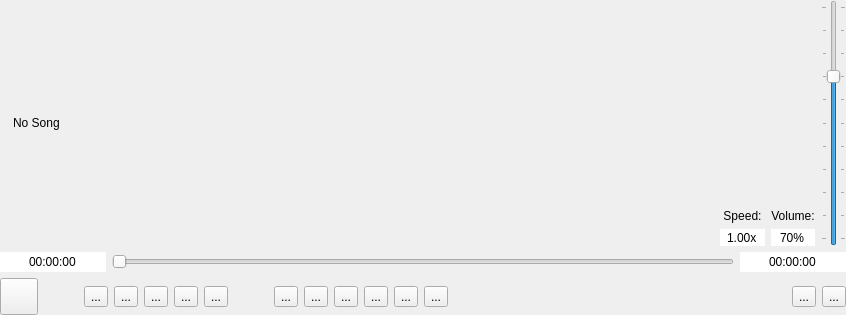
<?xml version="1.0" encoding="UTF-8"?>
<ui version="4.0">
 <class>MediaPlayerWidget</class>
 <widget class="QWidget" name="MediaPlayerWidget">
  <property name="geometry">
   <rect>
    <x>0</x>
    <y>0</y>
    <width>846</width>
    <height>315</height>
   </rect>
  </property>
  <property name="windowTitle">
   <string>Form</string>
  </property>
  <layout class="QVBoxLayout" name="verticalLayout_3">
   <property name="leftMargin">
    <number>0</number>
   </property>
   <property name="topMargin">
    <number>0</number>
   </property>
   <property name="rightMargin">
    <number>0</number>
   </property>
   <property name="bottomMargin">
    <number>0</number>
   </property>
   <item>
    <layout class="QHBoxLayout" name="horizontalLayout_2" stretch="0,0,1,0,0,0">
     <item>
      <widget class="QLabel" name="coverImageLabel">
       <property name="maximumSize">
        <size>
         <width>100</width>
         <height>100</height>
        </size>
       </property>
       <property name="text">
        <string/>
       </property>
       <property name="pixmap">
        <pixmap resource="icons.qrc">:/images/icons/Blank_CD_icon.png</pixmap>
       </property>
       <property name="scaledContents">
        <bool>true</bool>
       </property>
      </widget>
     </item>
     <item>
      <widget class="QLabel" name="infoLabel">
       <property name="text">
        <string>No Song</string>
       </property>
       <property name="alignment">
        <set>Qt::AlignLeading|Qt::AlignLeft|Qt::AlignVCenter</set>
       </property>
      </widget>
     </item>
     <item>
      <spacer name="horizontalSpacer">
       <property name="orientation">
        <enum>Qt::Horizontal</enum>
       </property>
       <property name="sizeHint" stdset="0">
        <size>
         <width>40</width>
         <height>20</height>
        </size>
       </property>
      </spacer>
     </item>
     <item>
      <layout class="QVBoxLayout" name="verticalLayout" stretch="1,0,0">
       <item>
        <widget class="QLabel" name="label_3">
         <property name="text">
          <string/>
         </property>
         <property name="pixmap">
          <pixmap resource="icons.qrc">:/images/icons/icons8-speed-30.png</pixmap>
         </property>
         <property name="alignment">
          <set>Qt::AlignCenter</set>
         </property>
        </widget>
       </item>
       <item>
        <widget class="QLabel" name="label">
         <property name="text">
          <string>Speed:</string>
         </property>
         <property name="alignment">
          <set>Qt::AlignCenter</set>
         </property>
        </widget>
       </item>
       <item>
        <widget class="QDoubleSpinBox" name="speedSpinBox">
         <property name="frame">
          <bool>false</bool>
         </property>
         <property name="alignment">
          <set>Qt::AlignCenter</set>
         </property>
         <property name="buttonSymbols">
          <enum>QAbstractSpinBox::NoButtons</enum>
         </property>
         <property name="suffix">
          <string>x</string>
         </property>
         <property name="minimum">
          <double>-10.000000000000000</double>
         </property>
         <property name="maximum">
          <double>10.000000000000000</double>
         </property>
         <property name="singleStep">
          <double>0.500000000000000</double>
         </property>
         <property name="value">
          <double>1.000000000000000</double>
         </property>
        </widget>
       </item>
      </layout>
     </item>
     <item>
      <layout class="QVBoxLayout" name="verticalLayout_2" stretch="1,0,0">
       <item>
        <widget class="QLabel" name="volumeIcon">
         <property name="text">
          <string/>
         </property>
         <property name="pixmap">
          <pixmap resource="icons.qrc">:/images/icons/icons8-voice-30.png</pixmap>
         </property>
         <property name="scaledContents">
          <bool>false</bool>
         </property>
         <property name="alignment">
          <set>Qt::AlignCenter</set>
         </property>
        </widget>
       </item>
       <item>
        <widget class="QLabel" name="label_2">
         <property name="text">
          <string>Volume:</string>
         </property>
         <property name="alignment">
          <set>Qt::AlignCenter</set>
         </property>
        </widget>
       </item>
       <item>
        <widget class="QSpinBox" name="volumeSpinBox">
         <property name="frame">
          <bool>false</bool>
         </property>
         <property name="alignment">
          <set>Qt::AlignCenter</set>
         </property>
         <property name="readOnly">
          <bool>true</bool>
         </property>
         <property name="buttonSymbols">
          <enum>QAbstractSpinBox::NoButtons</enum>
         </property>
         <property name="suffix">
          <string>%</string>
         </property>
         <property name="maximum">
          <number>100</number>
         </property>
         <property name="value">
          <number>70</number>
         </property>
        </widget>
       </item>
      </layout>
     </item>
     <item>
      <widget class="QSlider" name="volumeSlider">
       <property name="maximum">
        <number>100</number>
       </property>
       <property name="value">
        <number>70</number>
       </property>
       <property name="orientation">
        <enum>Qt::Vertical</enum>
       </property>
       <property name="tickPosition">
        <enum>QSlider::TicksBothSides</enum>
       </property>
      </widget>
     </item>
    </layout>
   </item>
   <item>
    <layout class="QHBoxLayout" name="horizontalLayout" stretch="0,1,0">
     <item>
      <widget class="QLineEdit" name="elapsedTimeLineEdit">
       <property name="inputMask">
        <string>99:99:99</string>
       </property>
       <property name="text">
        <string>00:00:00</string>
       </property>
       <property name="frame">
        <bool>false</bool>
       </property>
       <property name="alignment">
        <set>Qt::AlignCenter</set>
       </property>
       <property name="readOnly">
        <bool>true</bool>
       </property>
      </widget>
     </item>
     <item>
      <widget class="QSlider" name="timeSeekSlider">
       <property name="orientation">
        <enum>Qt::Horizontal</enum>
       </property>
      </widget>
     </item>
     <item>
      <widget class="QLineEdit" name="totalTimeLineEdit">
       <property name="inputMask">
        <string>99:99:99</string>
       </property>
       <property name="text">
        <string>00:00:00</string>
       </property>
       <property name="frame">
        <bool>false</bool>
       </property>
       <property name="alignment">
        <set>Qt::AlignCenter</set>
       </property>
       <property name="readOnly">
        <bool>true</bool>
       </property>
      </widget>
     </item>
    </layout>
   </item>
   <item>
    <layout class="QHBoxLayout" name="horizontalLayout_3" stretch="0,0,0,0,0,0,0,0,0,0,0,0,0,0,1,0,0">
     <item>
      <widget class="QToolButton" name="playPauseBtn">
       <property name="text">
        <string/>
       </property>
       <property name="icon">
        <iconset resource="icons.qrc">
         <normaloff>:/images/icons/icons8-play-30.png</normaloff>
         <normalon>:/images/icons/icons8-pause-30.png</normalon>:/images/icons/icons8-play-30.png</iconset>
       </property>
       <property name="iconSize">
        <size>
         <width>30</width>
         <height>30</height>
        </size>
       </property>
       <property name="checkable">
        <bool>true</bool>
       </property>
      </widget>
     </item>
     <item>
      <spacer name="horizontalSpacer_2">
       <property name="orientation">
        <enum>Qt::Horizontal</enum>
       </property>
       <property name="sizeHint" stdset="0">
        <size>
         <width>40</width>
         <height>20</height>
        </size>
       </property>
      </spacer>
     </item>
     <item>
      <widget class="QToolButton" name="previousBtn">
       <property name="text">
        <string>...</string>
       </property>
       <property name="icon">
        <iconset resource="icons.qrc">
         <normaloff>:/images/icons/icons8-skip-to-start-30.png</normaloff>:/images/icons/icons8-skip-to-start-30.png</iconset>
       </property>
       <property name="iconSize">
        <size>
         <width>30</width>
         <height>30</height>
        </size>
       </property>
      </widget>
     </item>
     <item>
      <widget class="QToolButton" name="slowerBtn">
       <property name="text">
        <string>...</string>
       </property>
       <property name="icon">
        <iconset resource="icons.qrc">
         <normaloff>:/images/icons/icons8-rewind-30.png</normaloff>:/images/icons/icons8-rewind-30.png</iconset>
       </property>
       <property name="iconSize">
        <size>
         <width>30</width>
         <height>30</height>
        </size>
       </property>
      </widget>
     </item>
     <item>
      <widget class="QToolButton" name="stopBtn">
       <property name="text">
        <string>...</string>
       </property>
       <property name="icon">
        <iconset resource="icons.qrc">
         <normaloff>:/images/icons/icons8-stop-30.png</normaloff>:/images/icons/icons8-stop-30.png</iconset>
       </property>
       <property name="iconSize">
        <size>
         <width>30</width>
         <height>30</height>
        </size>
       </property>
      </widget>
     </item>
     <item>
      <widget class="QToolButton" name="fasterBtn">
       <property name="text">
        <string>...</string>
       </property>
       <property name="icon">
        <iconset resource="icons.qrc">
         <normaloff>:/images/icons/icons8-fast-forward-30.png</normaloff>:/images/icons/icons8-fast-forward-30.png</iconset>
       </property>
       <property name="iconSize">
        <size>
         <width>30</width>
         <height>30</height>
        </size>
       </property>
      </widget>
     </item>
     <item>
      <widget class="QToolButton" name="nextBtn">
       <property name="text">
        <string>...</string>
       </property>
       <property name="icon">
        <iconset resource="icons.qrc">
         <normaloff>:/images/icons/icons8-end-30.png</normaloff>:/images/icons/icons8-end-30.png</iconset>
       </property>
       <property name="iconSize">
        <size>
         <width>30</width>
         <height>30</height>
        </size>
       </property>
      </widget>
     </item>
     <item>
      <spacer name="horizontalSpacer_3">
       <property name="orientation">
        <enum>Qt::Horizontal</enum>
       </property>
       <property name="sizeHint" stdset="0">
        <size>
         <width>40</width>
         <height>20</height>
        </size>
       </property>
      </spacer>
     </item>
     <item>
      <widget class="QToolButton" name="back30SecBtn">
       <property name="text">
        <string>...</string>
       </property>
       <property name="icon">
        <iconset resource="icons.qrc">
         <normaloff>:/images/icons/icons8-replay-30-30.png</normaloff>:/images/icons/icons8-replay-30-30.png</iconset>
       </property>
       <property name="iconSize">
        <size>
         <width>30</width>
         <height>30</height>
        </size>
       </property>
      </widget>
     </item>
     <item>
      <widget class="QToolButton" name="back10SecBtn">
       <property name="text">
        <string>...</string>
       </property>
       <property name="icon">
        <iconset resource="icons.qrc">
         <normaloff>:/images/icons/icons8-replay-10-30.png</normaloff>:/images/icons/icons8-replay-10-30.png</iconset>
       </property>
       <property name="iconSize">
        <size>
         <width>30</width>
         <height>30</height>
        </size>
       </property>
      </widget>
     </item>
     <item>
      <widget class="QToolButton" name="back5SecBtn">
       <property name="text">
        <string>...</string>
       </property>
       <property name="icon">
        <iconset resource="icons.qrc">
         <normaloff>:/images/icons/icons8-replay-5-30.png</normaloff>:/images/icons/icons8-replay-5-30.png</iconset>
       </property>
       <property name="iconSize">
        <size>
         <width>30</width>
         <height>30</height>
        </size>
       </property>
      </widget>
     </item>
     <item>
      <widget class="QToolButton" name="skip5SecBtn">
       <property name="text">
        <string>...</string>
       </property>
       <property name="icon">
        <iconset resource="icons.qrc">
         <normaloff>:/images/icons/icons8-forward-5-30.png</normaloff>:/images/icons/icons8-forward-5-30.png</iconset>
       </property>
       <property name="iconSize">
        <size>
         <width>30</width>
         <height>30</height>
        </size>
       </property>
      </widget>
     </item>
     <item>
      <widget class="QToolButton" name="skip10SecBtn">
       <property name="text">
        <string>...</string>
       </property>
       <property name="icon">
        <iconset resource="icons.qrc">
         <normaloff>:/images/icons/icons8-forward-10-30.png</normaloff>:/images/icons/icons8-forward-10-30.png</iconset>
       </property>
       <property name="iconSize">
        <size>
         <width>30</width>
         <height>30</height>
        </size>
       </property>
      </widget>
     </item>
     <item>
      <widget class="QToolButton" name="skip30SecBtn">
       <property name="text">
        <string>...</string>
       </property>
       <property name="icon">
        <iconset resource="icons.qrc">
         <normaloff>:/images/icons/icons8-forward-30-30.png</normaloff>:/images/icons/icons8-forward-30-30.png</iconset>
       </property>
       <property name="iconSize">
        <size>
         <width>30</width>
         <height>30</height>
        </size>
       </property>
      </widget>
     </item>
     <item>
      <spacer name="horizontalSpacer_4">
       <property name="orientation">
        <enum>Qt::Horizontal</enum>
       </property>
       <property name="sizeHint" stdset="0">
        <size>
         <width>40</width>
         <height>20</height>
        </size>
       </property>
      </spacer>
     </item>
     <item>
      <widget class="QToolButton" name="playbackModeBtn">
       <property name="text">
        <string>...</string>
       </property>
       <property name="icon">
        <iconset resource="icons.qrc">
         <normaloff>:/images/icons/no-repeat-all-30.png</normaloff>:/images/icons/no-repeat-all-30.png</iconset>
       </property>
       <property name="iconSize">
        <size>
         <width>30</width>
         <height>30</height>
        </size>
       </property>
       <property name="checkable">
        <bool>false</bool>
       </property>
      </widget>
     </item>
     <item>
      <widget class="QToolButton" name="muteBtn">
       <property name="text">
        <string>...</string>
       </property>
       <property name="icon">
        <iconset resource="icons.qrc">
         <normaloff>:/images/icons/icons8-mute-30.png</normaloff>:/images/icons/icons8-mute-30.png</iconset>
       </property>
       <property name="iconSize">
        <size>
         <width>30</width>
         <height>30</height>
        </size>
       </property>
       <property name="checkable">
        <bool>true</bool>
       </property>
      </widget>
     </item>
    </layout>
   </item>
  </layout>
 </widget>
 <resources>
  <include location="icons.qrc"/>
 </resources>
 <connections/>
</ui>
